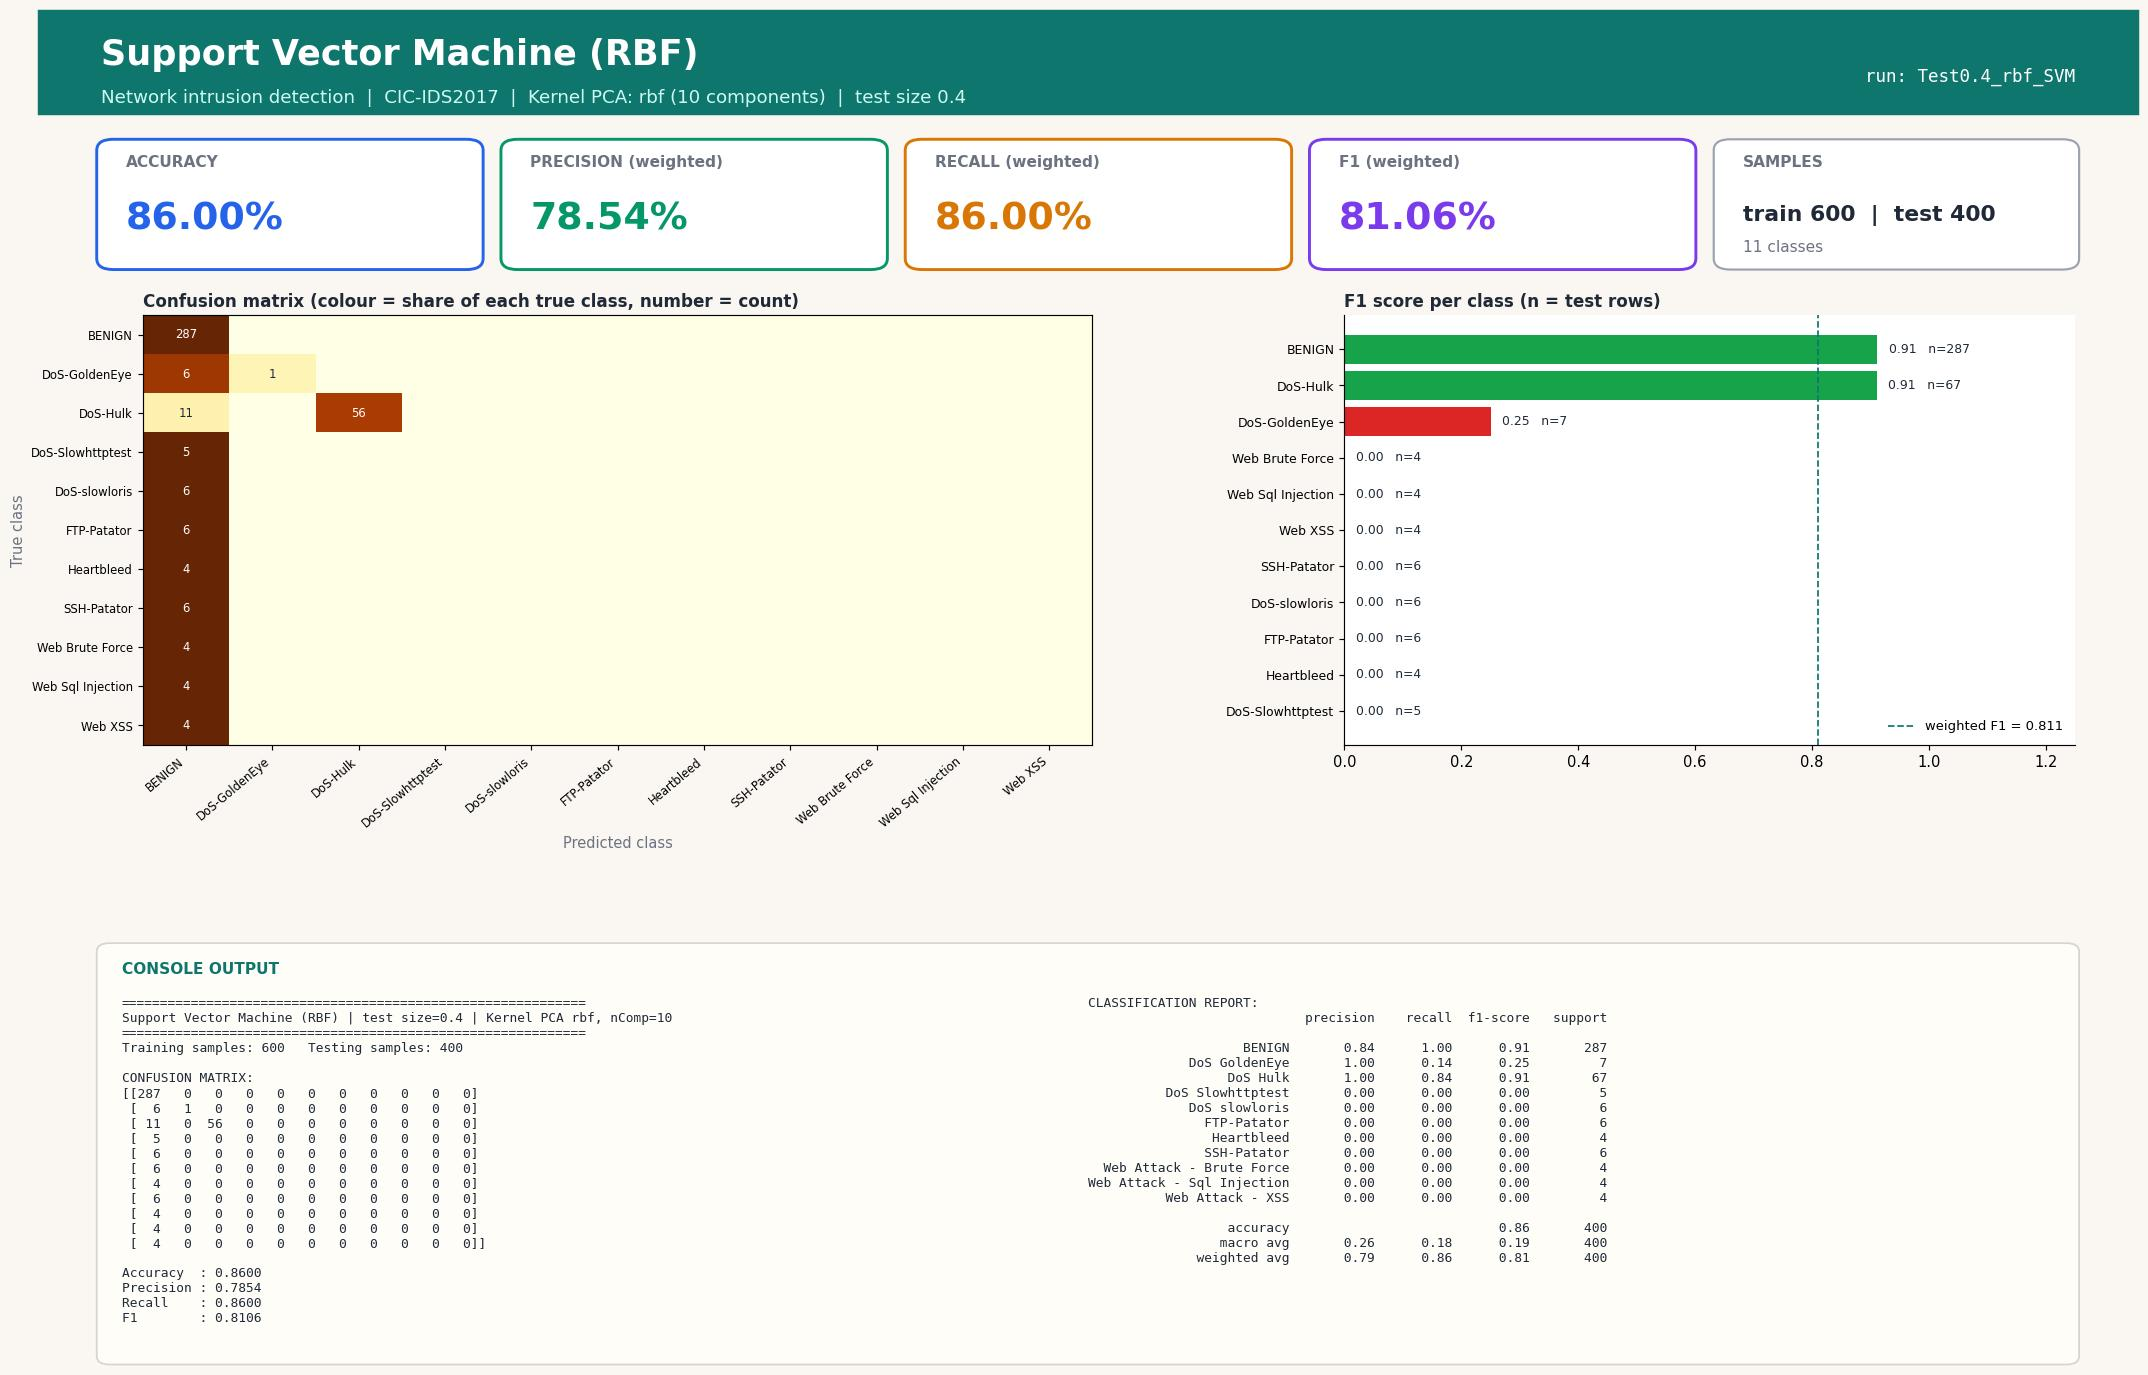

Here is the Python script that generated this plot:
#!/usr/bin/env python3
"""Support Vector Machine (RBF) | Test size 0.4 | Kernel PCA kernel=rbf, n_components=10
CIC-IDS2017 (Tue+Wed+Thu-morning) 1000-row stratified sample.
Run in any IDE (Spyder / VS Code / PyCharm / Jupyter): open the file and press Run, no arguments needed.
Saves next to this file: 'Test0.4_rbf_SVM.jpg' - one image with the console output (confusion matrix, metrics, classification report) plus charts."""
import json, os
import numpy as np
import matplotlib.pyplot as plt
from sklearn.decomposition import KernelPCA
from sklearn.svm import SVC
from sklearn.metrics import (accuracy_score, classification_report, confusion_matrix,
                             f1_score, precision_score, recall_score)
from sklearn.model_selection import train_test_split
from sklearn.preprocessing import StandardScaler

TEST_SIZE, KERNEL, N_COMP, ALG, ALG_NAME = 0.4, "rbf", 10, "SVM", "Support Vector Machine (RBF)"
try:
    HERE = os.path.dirname(os.path.abspath(__file__))
except NameError:                      # Jupyter / interactive console
    HERE = os.getcwd()
def _find_root():                      # folder that contains data/sample.npz (works from any working directory)
    for p in (HERE, os.path.join(HERE, ".."), os.path.join(HERE, "..", ".."), os.getcwd()):
        if os.path.exists(os.path.join(p, "data", "sample.npz")):
            return os.path.abspath(p)
    raise FileNotFoundError("data/sample.npz not found - run prepare_data.py or keep the repo folder structure")
ROOT = _find_root()
tag = f"Test{TEST_SIZE}_{KERNEL}_{ALG}"

# 1. LOAD cached, cleaned sample (see prepare_data.py)
d = np.load(os.path.join(ROOT, "data", "sample.npz"), allow_pickle=True)
X, y, class_names = d["X"], d["y"], [str(c).replace("�", "-") for c in d["classes"]]

# 2. SPLIT
X_train, X_test, y_train, y_test = train_test_split(
    X, y, test_size=TEST_SIZE, random_state=42, stratify=y)

# 3. SCALE (fit on train only)
scaler = StandardScaler()
X_train = scaler.fit_transform(X_train); X_test = scaler.transform(X_test)

# 4. DIMENSIONALITY REDUCTION: Kernel PCA (fit on train only; gamma = sklearn default 1/n_features)
kpca = KernelPCA(n_components=N_COMP, kernel=KERNEL, random_state=0)
X_train = kpca.fit_transform(X_train); X_test = kpca.transform(X_test)

# 5. CLASSIFIER
classifier = SVC(kernel="rbf", C=1.0, gamma="scale", random_state=0)
classifier.fit(X_train, y_train)
y_pred = classifier.predict(X_test)

# 6. METRICS
labels = np.arange(len(class_names))
cm = confusion_matrix(y_test, y_pred, labels=labels)
res = dict(test_size=TEST_SIZE, kernel=KERNEL, n_components=N_COMP, algorithm=ALG, model=ALG_NAME,
           n_train=int(len(y_train)), n_test=int(len(y_test)),
           accuracy=accuracy_score(y_test, y_pred),
           precision=precision_score(y_test, y_pred, average="weighted", zero_division=0),
           recall=recall_score(y_test, y_pred, average="weighted", zero_division=0),
           f1=f1_score(y_test, y_pred, average="weighted", zero_division=0))
report = classification_report(y_test, y_pred, labels=labels, target_names=class_names, zero_division=0)
lines = ["=" * 60, f"{ALG_NAME} | test size={TEST_SIZE} | Kernel PCA {KERNEL}, nComp={N_COMP}", "=" * 60,
         f"Training samples: {len(y_train)}   Testing samples: {len(y_test)}", "", "CONFUSION MATRIX:", np.array2string(cm), ""]
for k in ("accuracy", "precision", "recall", "f1"): lines.append(f"{k.capitalize():10s}: {res[k]:.4f}")
lines += ["", "CLASSIFICATION REPORT:", report]
console_output = "\n".join(lines); print(console_output)

# 7. VISUAL OUTPUT: ONE report-style image (banner, KPI cards, charts, console output) - real results only
from matplotlib.patches import FancyBboxPatch, Rectangle
short = [c.replace("Web Attack - ", "Web ").replace("DoS ", "DoS-") for c in class_names]
rep = classification_report(y_test, y_pred, labels=labels, target_names=class_names, zero_division=0, output_dict=True)
cmn = cm / np.maximum(cm.sum(axis=1, keepdims=True), 1)          # row-normalised = per-class recall
INK, MUTED, BG, ACC = "#1f2937", "#6b7280", "#faf7f2", "#0f766e"
fig = plt.figure(figsize=(20, 13.2), dpi=105, facecolor=BG)
fig.add_artist(Rectangle((0, 0.925), 1, 0.075, transform=fig.transFigure, color=ACC, zorder=0))
fig.text(0.03, 0.968, f"{ALG_NAME}", fontsize=24, fontweight="bold", color="white", va="center")
fig.text(0.03, 0.937, f"Network intrusion detection  |  CIC-IDS2017  |  Kernel PCA: {KERNEL} ({N_COMP} components)  |  test size {TEST_SIZE}",
         fontsize=12.5, color="#ccfbf1", va="center")
fig.text(0.97, 0.952, f"run: {tag}", fontsize=12, color="white", ha="right", va="center", family="monospace")

# KPI cards
cards = [("ACCURACY", res["accuracy"], "#2563eb"), ("PRECISION (weighted)", res["precision"], "#059669"),
         ("RECALL (weighted)", res["recall"], "#d97706"), ("F1 (weighted)", res["f1"], "#7c3aed")]
for i, (lab, v, col) in enumerate(cards):
    x0 = 0.03 + i * 0.1925
    fig.add_artist(FancyBboxPatch((x0, 0.815), 0.18, 0.09, boxstyle="round,pad=0.002,rounding_size=0.008", transform=fig.transFigure,
                                  facecolor="white", edgecolor=col, linewidth=2))
    fig.text(x0 + 0.012, 0.887, lab, fontsize=10.5, color=MUTED, fontweight="bold")
    fig.text(x0 + 0.012, 0.842, f"{v * 100:.2f}%", fontsize=26, color=col, fontweight="bold")
fig.add_artist(FancyBboxPatch((0.80, 0.815), 0.17, 0.09, boxstyle="round,pad=0.002,rounding_size=0.008", transform=fig.transFigure,
                              facecolor="white", edgecolor="#9ca3af", linewidth=1.5))
fig.text(0.812, 0.887, "SAMPLES", fontsize=10.5, color=MUTED, fontweight="bold")
fig.text(0.812, 0.848, f"train {res['n_train']}  |  test {res['n_test']}", fontsize=15, color=INK, fontweight="bold")
fig.text(0.812, 0.826, f"{len(class_names)} classes", fontsize=10.5, color=MUTED)

gs = fig.add_gridspec(1, 2, left=0.05, right=0.97, top=0.78, bottom=0.47, wspace=0.30, width_ratios=[1.3, 1])
ax1 = fig.add_subplot(gs[0, 0]); ax2 = fig.add_subplot(gs[0, 1])
for ax in (ax1, ax2): ax.set_facecolor("white")
im = ax1.imshow(cmn, cmap="YlOrBr", vmin=0, vmax=1, aspect="auto")
ax1.set_xticks(labels); ax1.set_yticks(labels); ax1.set_xticklabels(short, rotation=40, ha="right", fontsize=8); ax1.set_yticklabels(short, fontsize=8)
ax1.set_title("Confusion matrix (colour = share of each true class, number = count)", loc="left", fontsize=11.5, color=INK, fontweight="bold")
ax1.set_xlabel("Predicted class", color=MUTED); ax1.set_ylabel("True class", color=MUTED)
for a_ in labels:
    for b_ in labels:
        if cm[a_, b_]: ax1.text(b_, a_, cm[a_, b_], ha="center", va="center", fontsize=8, color="white" if cmn[a_, b_] > 0.6 else INK)
f1s = [rep[c]["f1-score"] for c in class_names]; sup = [int(rep[c]["support"]) for c in class_names]
order = np.argsort(f1s)
cols = ["#dc2626" if f1s[i] < 0.34 else "#f59e0b" if f1s[i] < 0.67 else "#16a34a" for i in order]
ax2.barh(range(len(order)), [f1s[i] for i in order], color=cols)
ax2.set_yticks(range(len(order))); ax2.set_yticklabels([short[i] for i in order], fontsize=8.5); ax2.set_xlim(0, 1.25)
ax2.set_title("F1 score per class (n = test rows)", loc="left", fontsize=11.5, color=INK, fontweight="bold")
for k, i in enumerate(order): ax2.text(f1s[i] + 0.02, k, f"{f1s[i]:.2f}   n={sup[i]}", va="center", fontsize=8.5, color=INK, zorder=5, bbox=dict(facecolor="white", edgecolor="none", pad=1))
for sp in ("top", "right"): ax2.spines[sp].set_visible(False)
ax2.axvline(res["f1"], color=ACC, ls="--", lw=1.2, label=f"weighted F1 = {res['f1']:.3f}"); ax2.legend(loc="lower right", fontsize=9, frameon=False)

# console output panel (same text that is printed to the console)
fig.add_artist(FancyBboxPatch((0.03, 0.025), 0.94, 0.30, boxstyle="round,pad=0.002,rounding_size=0.006", transform=fig.transFigure,
                              facecolor="#fffdf8", edgecolor="#d6d3d1", linewidth=1.2))
fig.text(0.04, 0.305, "CONSOLE OUTPUT", fontsize=10.5, color=ACC, fontweight="bold")
split_at = lines.index("CLASSIFICATION REPORT:")
fig.text(0.04, 0.288, "\n".join(lines[:split_at]), family="monospace", fontsize=8.8, color=INK, va="top")
fig.text(0.50, 0.288, "\n".join(lines[split_at:]), family="monospace", fontsize=8.8, color=INK, va="top")
plt.savefig(os.path.join(HERE, tag + ".jpg"), format="jpg", bbox_inches="tight", facecolor=BG)
if os.environ.get("ACN_NO_SHOW") != "1": plt.show()   # IDEs display the image; run_all.py disables this
plt.close()

os.makedirs(os.path.join(ROOT, "results", "json"), exist_ok=True)
with open(os.path.join(ROOT, "results", "json", tag + ".json"), "w") as f: json.dump(res, f)
